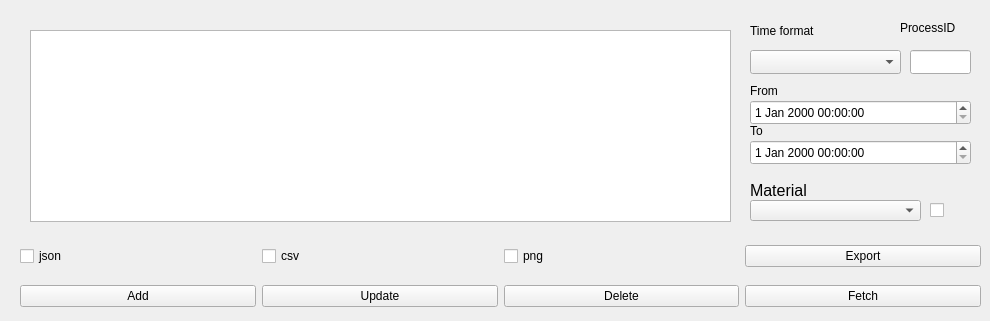
      <widget class="QWidget" name="processesTab">
       <attribute name="title">
        <string>Processes</string>
       </attribute>
       <widget class="QWidget" name="layoutWidget_3">
        <property name="geometry">
         <rect>
          <x>20</x>
          <y>280</y>
          <width>961</width>
          <height>32</height>
         </rect>
        </property>
        <layout class="QHBoxLayout" name="horizontalLayout_3">
         <item>
          <widget class="QPushButton" name="addButton_2">
           <property name="text">
            <string>Add</string>
           </property>
          </widget>
         </item>
         <item>
          <widget class="QPushButton" name="updateButton_2">
           <property name="text">
            <string>Update</string>
           </property>
          </widget>
         </item>
         <item>
          <widget class="QPushButton" name="deleteButton_2">
           <property name="text">
            <string>Delete</string>
           </property>
          </widget>
         </item>
         <item>
          <widget class="QPushButton" name="fetchButton_2">
           <property name="text">
            <string>Fetch</string>
           </property>
          </widget>
         </item>
        </layout>
       </widget>
       <widget class="QTableView" name="processesTableView">
        <property name="geometry">
         <rect>
          <x>30</x>
          <y>30</y>
          <width>701</width>
          <height>192</height>
         </rect>
        </property>
       </widget>
       <widget class="QLineEdit" name="processidLineEdit">
        <property name="geometry">
         <rect>
          <x>910</x>
          <y>50</y>
          <width>61</width>
          <height>24</height>
         </rect>
        </property>
        <property name="text">
         <string/>
        </property>
       </widget>
       <widget class="QLabel" name="processidLabel">
        <property name="geometry">
         <rect>
          <x>900</x>
          <y>20</y>
          <width>81</width>
          <height>16</height>
         </rect>
        </property>
        <property name="text">
         <string>ProcessID</string>
        </property>
       </widget>
       <widget class="QDateTimeEdit" name="fromdateTimeEdit">
        <property name="geometry">
         <rect>
          <x>750</x>
          <y>100</y>
          <width>221</width>
          <height>25</height>
         </rect>
        </property>
       </widget>
       <widget class="QDateTimeEdit" name="todateTimeEdit">
        <property name="geometry">
         <rect>
          <x>750</x>
          <y>140</y>
          <width>221</width>
          <height>25</height>
         </rect>
        </property>
       </widget>
       <widget class="QComboBox" name="processmaterialComboBox">
        <property name="geometry">
         <rect>
          <x>750</x>
          <y>200</y>
          <width>171</width>
          <height>21</height>
         </rect>
        </property>
        <property name="font">
         <font>
          <pointsize>12</pointsize>
         </font>
        </property>
       </widget>
       <widget class="QComboBox" name="timeformatComboBox">
        <property name="geometry">
         <rect>
          <x>750</x>
          <y>50</y>
          <width>151</width>
          <height>24</height>
         </rect>
        </property>
       </widget>
       <widget class="QLabel" name="timeformatLabel">
        <property name="geometry">
         <rect>
          <x>750</x>
          <y>20</y>
          <width>111</width>
          <height>21</height>
         </rect>
        </property>
        <property name="text">
         <string>Time format</string>
        </property>
       </widget>
       <widget class="QLabel" name="processmaterialLabel">
        <property name="geometry">
         <rect>
          <x>750</x>
          <y>180</y>
          <width>71</width>
          <height>21</height>
         </rect>
        </property>
        <property name="font">
         <font>
          <pointsize>12</pointsize>
         </font>
        </property>
        <property name="text">
         <string>Material</string>
        </property>
       </widget>
       <widget class="QLabel" name="fromLabel">
        <property name="geometry">
         <rect>
          <x>750</x>
          <y>80</y>
          <width>111</width>
          <height>21</height>
         </rect>
        </property>
        <property name="text">
         <string>From</string>
        </property>
       </widget>
       <widget class="QLabel" name="toLabel">
        <property name="geometry">
         <rect>
          <x>750</x>
          <y>120</y>
          <width>111</width>
          <height>21</height>
         </rect>
        </property>
        <property name="text">
         <string>To</string>
        </property>
       </widget>
       <widget class="QWidget" name="layoutWidget_4">
        <property name="geometry">
         <rect>
          <x>20</x>
          <y>240</y>
          <width>961</width>
          <height>32</height>
         </rect>
        </property>
        <layout class="QHBoxLayout" name="horizontalLayout_4">
         <item>
          <widget class="QCheckBox" name="jsoncheckBox">
           <property name="text">
            <string>json</string>
           </property>
          </widget>
         </item>
         <item>
          <widget class="QCheckBox" name="csvcheckBox">
           <property name="text">
            <string>csv</string>
           </property>
          </widget>
         </item>
         <item>
          <widget class="QCheckBox" name="pngcheckBox">
           <property name="text">
            <string>png</string>
           </property>
          </widget>
         </item>
         <item>
          <widget class="QPushButton" name="exportButton">
           <property name="text">
            <string>Export</string>
           </property>
          </widget>
         </item>
        </layout>
       </widget>
       <widget class="QCheckBox" name="materialcheckBox">
        <property name="geometry">
         <rect>
          <x>930</x>
          <y>200</y>
          <width>21</width>
          <height>21</height>
         </rect>
        </property>
        <property name="text">
         <string/>
        </property>
       </widget>
      </widget>
